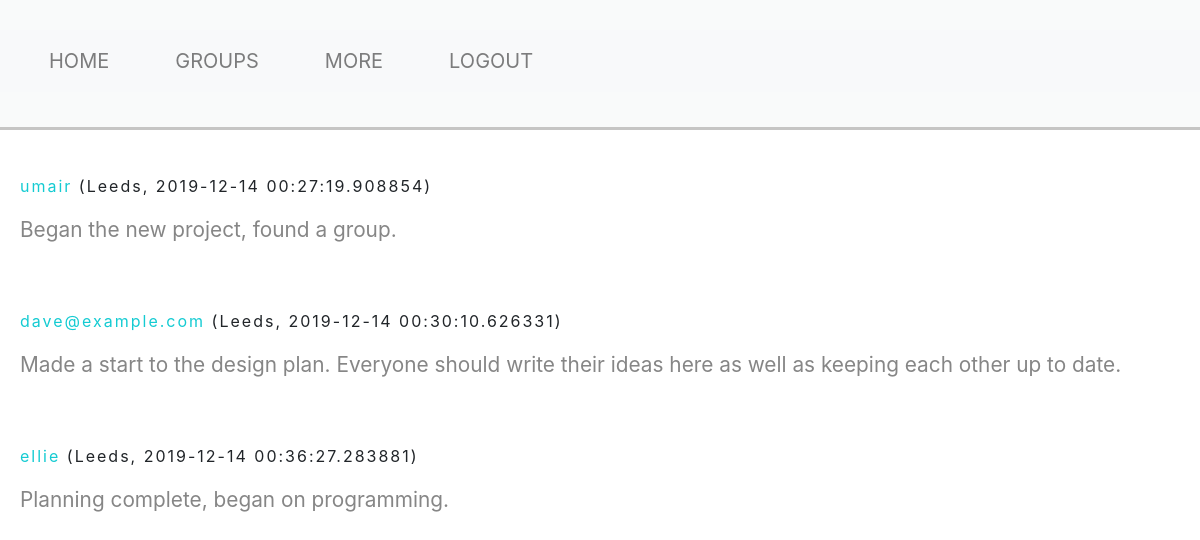
Screenshot of /journal?id=2 (signed in) with the database file from the repository.
### app/models.py (models this page shows, shortened)
class Journal(db.Model):
    __tablename__ = 'journals'
    idJ = db.Column(db.Integer, primary_key=True)
    entryJ = db.Column(db.String(400))
    locJ = db.Column(db.String(50))
    entry_date = db.Column(db.DateTime)
    idGrp = db.Column(db.Integer, db.ForeignKey('groups.id'))
    member = db.Column(db.String(20))

### app/views.py (the view)
@app.route('/journal')
def generategroup():
    if request.args.get('id'):
        x = request.args.get('id')
        jrnl = models.Journal.query.filter_by(idGrp=x)
    else:
        flash('Group does not exist.')
        logging.critical('Program not working - a journal page which should not exist has been accessed by {}.'.format(current_user.username))
        return redirect('/groups')
    return render_template('journal.html', title='Squad Journal - My Group', jrnl=jrnl, x=x)

### app/models.py (called while the page is built)
@login_manager.user_loader
def load_user(id):
    return Account.query.get(int(id))

### app/templates/journal.html (shortened to what this page needs)
{% extends "base.html" %}
{% block content %}
<link href="../static/journal.css" rel="stylesheet" type="text/css">
<br>
<div id="journal">
        {% for j in jrnl %}
            <p id="data"> <span id="name">{{j.member}} </span> ({{j.locJ}}, {{j.entry_date}}) </p>
            <p id="entry"> {{j.entryJ}} </p>
            <br><br>
        {% endfor %}
    </div>
{% endblock %}

### app/static/base.css (style rules this page uses)
body { margin: 0; padding: 0; }

### app/static/journal.css (style rules this page uses)
#journal { padding: 20px; }
#name { color: #14cbd2; }
#entry { color: #868686; font-size: 130%; }
#data { letter-spacing: 2px; }

### rows the page displays
Journal: member "umair", locJ "Leeds", entry_date "2019-12-14 00:27:19.908854", entryJ "Began the new project, found a group."
Journal: member "dave@example.com", locJ "Leeds", entry_date "2019-12-14 00:30:10.626331", entryJ "Made a start to the design plan. Everyone should write their ideas here as well as keeping each other up to date."
Journal: member "ellie", locJ "Leeds", entry_date "2019-12-14 00:36:27.283881", entryJ "Planning complete, began on programming."
